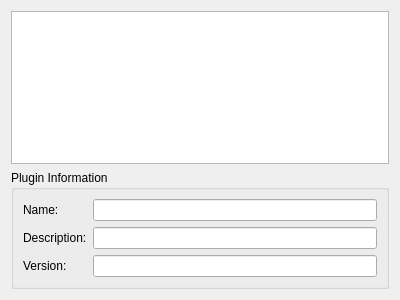
<?xml version="1.0" encoding="UTF-8"?>
<ui version="4.0">
 <class>PluginPage</class>
 <widget class="QWizardPage" name="PluginPage">
  <property name="geometry">
   <rect>
    <x>0</x>
    <y>0</y>
    <width>400</width>
    <height>300</height>
   </rect>
  </property>
  <property name="windowTitle">
   <string>WizardPage</string>
  </property>
  <property name="title">
   <string>Provider</string>
  </property>
  <property name="subTitle">
   <string>Please select where you want to upload your video</string>
  </property>
  <attribute name="pageId">
   <string notr="true">0</string>
  </attribute>
  <layout class="QFormLayout" name="formLayout">
   <property name="fieldGrowthPolicy">
    <enum>QFormLayout::ExpandingFieldsGrow</enum>
   </property>
   <item row="0" column="0" colspan="2">
    <widget class="QListWidget" name="providerList">
     <property name="editTriggers">
      <set>QAbstractItemView::NoEditTriggers</set>
     </property>
     <property name="showDropIndicator" stdset="0">
      <bool>false</bool>
     </property>
     <property name="alternatingRowColors">
      <bool>true</bool>
     </property>
     <property name="selectionBehavior">
      <enum>QAbstractItemView::SelectRows</enum>
     </property>
     <property name="iconSize">
      <size>
       <width>32</width>
       <height>32</height>
      </size>
     </property>
     <property name="wordWrap">
      <bool>true</bool>
     </property>
     <property name="sortingEnabled">
      <bool>true</bool>
     </property>
    </widget>
   </item>
   <item row="1" column="0" colspan="2">
    <widget class="QGroupBox" name="groupBox">
     <property name="title">
      <string>Plugin Information</string>
     </property>
     <layout class="QFormLayout" name="formLayout_2">
      <item row="0" column="0">
       <widget class="QLabel" name="label">
        <property name="text">
         <string>Name:</string>
        </property>
       </widget>
      </item>
      <item row="1" column="0">
       <widget class="QLabel" name="label_2">
        <property name="text">
         <string>Description:</string>
        </property>
       </widget>
      </item>
      <item row="2" column="0">
       <widget class="QLabel" name="label_3">
        <property name="text">
         <string>Version:</string>
        </property>
       </widget>
      </item>
      <item row="0" column="1">
       <widget class="KLineEdit" name="nameLine">
        <property name="readOnly">
         <bool>true</bool>
        </property>
       </widget>
      </item>
      <item row="1" column="1">
       <widget class="KLineEdit" name="descriptionLine">
        <property name="readOnly">
         <bool>true</bool>
        </property>
       </widget>
      </item>
      <item row="2" column="1">
       <widget class="KLineEdit" name="versionLine">
        <property name="readOnly">
         <bool>true</bool>
        </property>
       </widget>
      </item>
     </layout>
    </widget>
   </item>
  </layout>
 </widget>
 <customwidgets>
  <customwidget>
   <class>KLineEdit</class>
   <extends>QLineEdit</extends>
   <header>klineedit.h</header>
  </customwidget>
 </customwidgets>
 <resources/>
 <connections/>
</ui>
